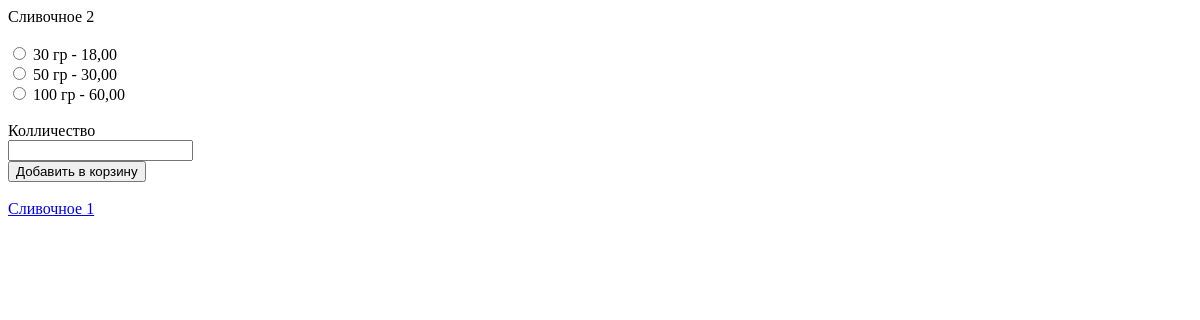
Before: /slivochnoe-maslo/slivochnoe-2/ with the older database file.
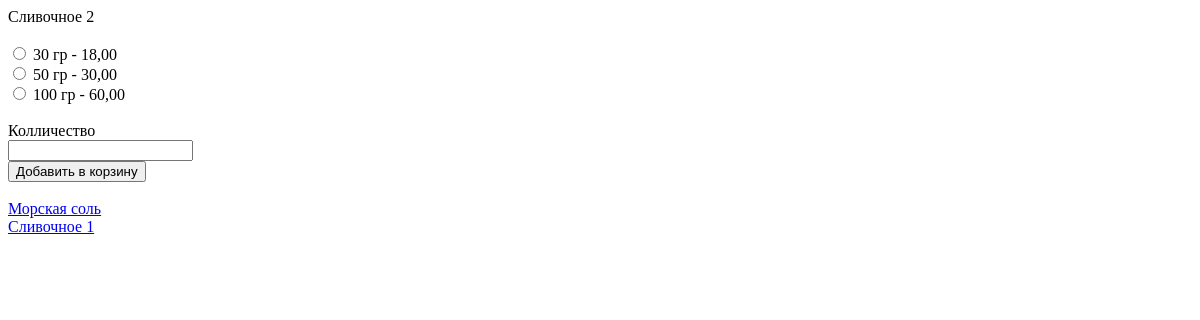
After: the same page with the newer database file.
### mandala_shop/models.py (models this page shows)
class Goods(models.Model):
    category = models.ForeignKey(Category,
                                 related_name='goods',
                                 on_delete=models.SET_NULL,
                                 null=True)
    name = models.CharField(max_length=150, db_index=True, verbose_name='название')
    slug = models.CharField(max_length=150, db_index=True, unique=True, verbose_name='Слаг')
    image = models.ImageField(upload_to='goods/', blank=True, null=True, verbose_name='Картинка')
    description = models.TextField(max_length=1000, blank=True, null=True, verbose_name='Описание')
    price = models.DecimalField(max_digits=10, decimal_places=2, verbose_name='Цена за минимальную единицу измерения')
    weight = models.ManyToManyField(Weight, verbose_name='Вес/Тара/Обьем')
    ingredients = models.ManyToManyField("self", blank=True, verbose_name='Ингридиенты', )
    hot = models.BooleanField(default=False, verbose_name='Острота')
    available = models.BooleanField(default=True, verbose_name='Наличие')
    created = models.DateTimeField(auto_now_add=True)
    uploaded = models.DateTimeField(auto_now=True)
    class Meta:
        ordering = ('name',)
        verbose_name = 'Товар'
        verbose_name_plural = 'Товары'
    class MPTTMeta:
        order_insertion_by = ['name']
    def __str__(self):
        return self.name
    def get_price_per_weight(self):
        ready_list_weight = {}
        for i in self.weight.all():
            ready_list_weight[i] = i.weight * self.price
        return ready_list_weight
    def get_absolute_url(self):
        return reverse('goods_detail', kwargs={"category_slug": self.category.slug, "goods_slug": self.slug})

class Weight(models.Model):
    weight = models.PositiveSmallIntegerField()
    type_weight = models.CharField(max_length=50)
    def __str__(self):
        return f'{self.weight} {self.type_weight}'
    class Meta:
        verbose_name = 'Вес'
        verbose_name_plural = 'вес'
        ordering = ['type_weight', 'weight']

### mandala_shop/views.py (the view)
# urls.py: path('<slug:category_slug>/<slug:goods_slug>/', views.GoodsDetailView.as_view(), name='goods_detail'),
class GoodsDetailView(DetailView):
    model = Goods
    context_object_name = 'goods'
    slug_url_kwarg = 'goods_slug'
    def get_context_data(self, **kwargs):
        object = kwargs.get('object')
        context = super().get_context_data(**kwargs)
        ingredients = object.ingredients.all().prefetch_related('category')
        context['ingredients'] = ingredients
        return context

### templates/mandala_shop/goods_detail.html (shortened to what this page needs)
<!DOCTYPE html>
<html lang="en">
<head>
</head>
<body>
{{ goods.name }}<br><br>
<form action="{% url "add_item" %}" method="post">
{% for k, v in  goods.get_price_per_weight.items%}
     <input type="radio" id="tare"
     name="tare" value="{{ k }}" required>
    <label for="tare">{{ k }} - {{ v }} </label>
    <br>
{% endfor %}<br>
<label for="count"> Колличество</label><br>
<input required type="number" id="count" name="count"><br>
<button type="submit">Добавить в корзину</button>
</form>
{% for i in  ingredients%}<br>
    <a href="{{ i.get_absolute_url }}"> {{ i }}</a>
{% endfor %}<br>
</body>
</html>

Changed rows visible on the page:
now on this page (row edited): Goods: name "Морская соль"
